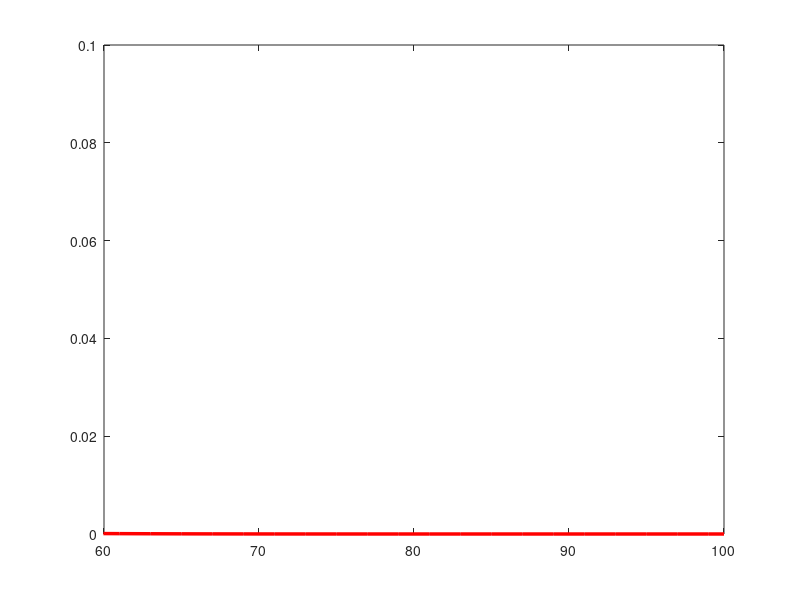
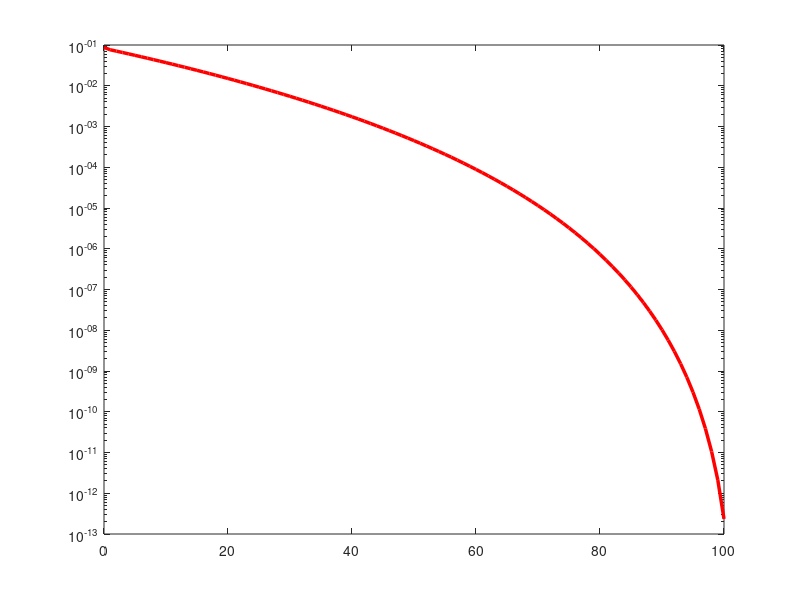

These charts were generated, in order, by the following MATLAB code:
%------------------------------------------------------------------------
% Book:         SFS
% ----------------------------------------------------------------------
% Quantlet:     SFSLossBernPois
% ----------------------------------------------------------------------
% Description:  Loss distribtions in the simplified Bernoulli models and
%               simplified Poisson model.
%               Corresponds to exercise 18.7 in SFS.
%------------------------------------------------------------------------
% Usage:        -
%-----------------------------------------------------------------------
% Inputs:       None
%-----------------------------------------------------------------------
% Output:       Plots of the loss distribution in linear and semi-log
%               scale.
% ----------------------------------------------------------------------
% Example:      The example is produced for the 100 obligors, Beta paramters
%               (1,45) and Gamma parameters (1.25,0.08).
%------------------------------------------------------------------------
% Author  :     Szymon Borak 20090731
%------------------------------------------------------------------------

close all
clear
clc


aB  = 1;                        %alpha - Bernoulli
bB  = 9*aB;                     %beta  - Bernoulli

n   = 100;

EP  = aB/(aB+bB);                        %Expected value of loss probability - Bernoulli
VP  = aB*bB/((aB+bB)*(aB+bB)*(aB+bB+1)); %Variance of loss probability - Bernoulli

bP  = ((n-1)*VP-EP*EP)/(EP*n);  %beta  - Poisson
aP  = EP/bP;                    %alpha - Poisson

VL1 = n*(n-1)*VP+n*EP*(1-EP);    %Variance of cumulative loss probability - Bernoulli

VL2 = n*n*aP*bP*bP + n*EP;       %Variance of cumulative loss probability - Poisson

disp('Variance of Cumulative Loss Probability')
disp('Bernoulli Poisson')
disp([VL1  VL2])

CORB = VP/(EP*(1-EP));         %Correlation - Bernoulli
CORP = aP*bP*bP/(aP*bP*bP+EP); %Correlation - Poisson

disp('Default Correlation')
disp('   Bernoulli  Poisson')
disp([CORB,CORP])

%Poisson pdf

h   = 0.01;
lam = 0:h:1;
m   = 100;
k   = 0:m;
L1  = zeros(1,m+1);

fp1 = gampdf(lam,aP,bP);

%Density for the Cumulative Loss Distribution in the Poisson model
for i=1:(m+1)
    L1(i) = sum(poisspdf(k(i),m*lam).*fp1*h); 
end

plot(k,L1,'Linewidth',3,'Color','blue','linestyle','-.')


%Bernoulli pdf

h   = 0.001;
p   = 0:h:0.99;
m   = 100;
k   = 0:m;
L2  = zeros(1,m+1);

fp2 = betapdf(p,aB,bB);

%Density for the Cumulative Loss Distribution in the Bernoulli model
for i=1:(m+1)
    L2(i) = sum(binopdf(k(i),m,p).*fp2*h); 
end

hold on
plot(k,L2,'Linewidth',2.5,'Color','red')
hold off
xlim([60,100])

% improvements of the pictures
figure
semilogy(k,L1,'Linewidth',3,'Color','blue','linestyle','-.')
hold on
semilogy(k,L2,'Linewidth',2.5,'Color','red')
hold off
